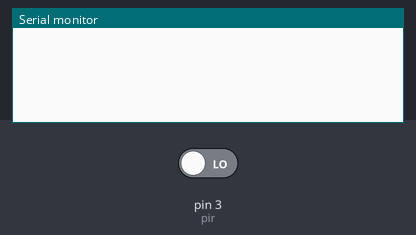
Recording of a sketch running on a simulated Arduino Uno, built with avr-gcc and run on an emulated ATmega328P. Parts: the last lines printed to the serial monitor. The inputs (shaded band) are chosen by the test bench; at power-on: pin 3 (pir) LOW.

Above: at 1.2 s.
1.3 s: pin 3 (pir) driven HIGH
At 2.5 s:
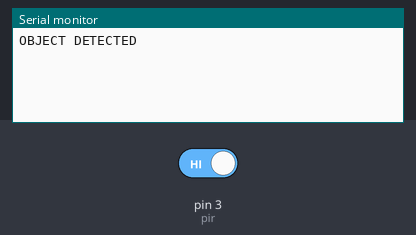
2.8 s: pin 3 (pir) driven LOW
At 3.5 s:
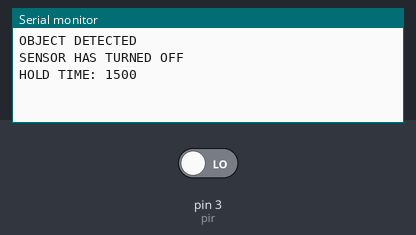

Measured:
- after the input at 1.3 s, the serial monitor: prints a new line at once (image 1)
- after the input at 2.8 s, the serial monitor: prints a new line at once (image 2)

The sketch:

task_1.1.3.ino
```cpp
#define pir 3

void setup() {
  pinMode(pir, INPUT);
  Serial.begin(9600);
}

int reading = 0;
int prev_reading = 0;
unsigned long start_millis;
unsigned long end_millis;

void loop() {
  reading = digitalRead(pir);
  if(reading && !prev_reading){
    start_millis = millis();
    Serial.println("OBJECT DETECTED");
  }

  if(!reading && prev_reading){
    end_millis = millis();
    Serial.println("SENSOR HAS TURNED OFF");
    Serial.print("HOLD TIME: ");
    Serial.println(end_millis - start_millis);
  }

  prev_reading = reading;

}
```
